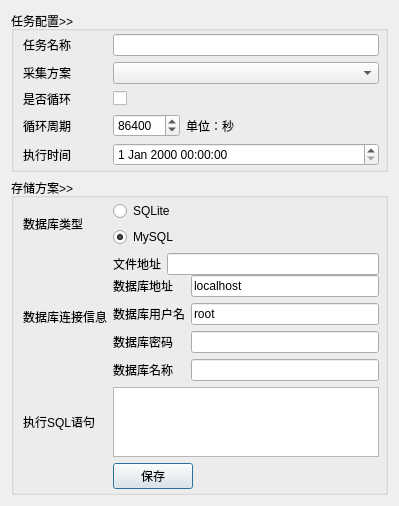
<?xml version="1.0" encoding="UTF-8"?>
<ui version="4.0">
 <class>TaskDialog</class>
 <widget class="QDialog" name="TaskDialog">
  <property name="geometry">
   <rect>
    <x>0</x>
    <y>0</y>
    <width>399</width>
    <height>457</height>
   </rect>
  </property>
  <property name="windowTitle">
   <string>Dialog</string>
  </property>
  <layout class="QVBoxLayout" name="verticalLayout">
   <item>
    <widget class="QGroupBox" name="groupBox">
     <property name="title">
      <string>任务配置&gt;&gt;</string>
     </property>
     <property name="flat">
      <bool>true</bool>
     </property>
     <layout class="QHBoxLayout" name="horizontalLayout">
      <property name="topMargin">
       <number>3</number>
      </property>
      <property name="rightMargin">
       <number>6</number>
      </property>
      <property name="bottomMargin">
       <number>3</number>
      </property>
      <item>
       <layout class="QGridLayout" name="gridLayout">
        <item row="0" column="0">
         <widget class="QLabel" name="label_2">
          <property name="sizePolicy">
           <sizepolicy hsizetype="Fixed" vsizetype="Preferred">
            <horstretch>0</horstretch>
            <verstretch>0</verstretch>
           </sizepolicy>
          </property>
          <property name="minimumSize">
           <size>
            <width>84</width>
            <height>0</height>
           </size>
          </property>
          <property name="text">
           <string>任务名称</string>
          </property>
         </widget>
        </item>
        <item row="0" column="1" colspan="2">
         <widget class="QLineEdit" name="taskname"/>
        </item>
        <item row="1" column="0">
         <widget class="QLabel" name="label">
          <property name="text">
           <string>采集方案</string>
          </property>
         </widget>
        </item>
        <item row="1" column="1" colspan="2">
         <widget class="QComboBox" name="robotid"/>
        </item>
        <item row="2" column="0">
         <widget class="QLabel" name="label_3">
          <property name="text">
           <string>是否循环</string>
          </property>
         </widget>
        </item>
        <item row="2" column="1">
         <widget class="QCheckBox" name="isloop">
          <property name="text">
           <string/>
          </property>
         </widget>
        </item>
        <item row="3" column="0">
         <widget class="QLabel" name="label_4">
          <property name="text">
           <string>循环周期</string>
          </property>
         </widget>
        </item>
        <item row="4" column="0">
         <widget class="QLabel" name="label_6">
          <property name="text">
           <string>执行时间</string>
          </property>
         </widget>
        </item>
        <item row="4" column="1" colspan="2">
         <widget class="QDateTimeEdit" name="runtime"/>
        </item>
        <item row="3" column="2">
         <widget class="QLabel" name="label_5">
          <property name="text">
           <string>单位：秒</string>
          </property>
         </widget>
        </item>
        <item row="3" column="1">
         <widget class="QSpinBox" name="loopperiod">
          <property name="sizePolicy">
           <sizepolicy hsizetype="Fixed" vsizetype="Fixed">
            <horstretch>0</horstretch>
            <verstretch>0</verstretch>
           </sizepolicy>
          </property>
          <property name="minimum">
           <number>3600</number>
          </property>
          <property name="maximum">
           <number>31536000</number>
          </property>
          <property name="singleStep">
           <number>60</number>
          </property>
          <property name="value">
           <number>86400</number>
          </property>
         </widget>
        </item>
       </layout>
      </item>
     </layout>
    </widget>
   </item>
   <item>
    <widget class="QGroupBox" name="groupBox_2">
     <property name="title">
      <string>存储方案&gt;&gt;</string>
     </property>
     <property name="flat">
      <bool>true</bool>
     </property>
     <layout class="QHBoxLayout" name="horizontalLayout_2">
      <property name="topMargin">
       <number>3</number>
      </property>
      <property name="rightMargin">
       <number>6</number>
      </property>
      <property name="bottomMargin">
       <number>3</number>
      </property>
      <item>
       <layout class="QGridLayout" name="gridLayout_3">
        <item row="3" column="1">
         <widget class="QPushButton" name="taskSave">
          <property name="sizePolicy">
           <sizepolicy hsizetype="Fixed" vsizetype="Fixed">
            <horstretch>0</horstretch>
            <verstretch>0</verstretch>
           </sizepolicy>
          </property>
          <property name="text">
           <string>保存</string>
          </property>
         </widget>
        </item>
        <item row="2" column="1">
         <widget class="QPlainTextEdit" name="plainTextEdit">
          <property name="sizePolicy">
           <sizepolicy hsizetype="Expanding" vsizetype="Expanding">
            <horstretch>0</horstretch>
            <verstretch>0</verstretch>
           </sizepolicy>
          </property>
         </widget>
        </item>
        <item row="2" column="0">
         <widget class="QLabel" name="label_14">
          <property name="text">
           <string>执行SQL语句</string>
          </property>
         </widget>
        </item>
        <item row="1" column="1">
         <layout class="QVBoxLayout" name="verticalLayout_2">
          <property name="spacing">
           <number>0</number>
          </property>
          <item>
           <widget class="QWidget" name="sqlite_layout" native="true">
            <layout class="QGridLayout" name="gridLayout_2" rowstretch="0">
             <property name="margin">
              <number>0</number>
             </property>
             <property name="spacing">
              <number>6</number>
             </property>
             <item row="0" column="1">
              <widget class="QLineEdit" name="sqlite_dbname"/>
             </item>
             <item row="0" column="0">
              <widget class="QLabel" name="label_9">
               <property name="text">
                <string>文件地址</string>
               </property>
              </widget>
             </item>
            </layout>
           </widget>
          </item>
          <item>
           <widget class="QWidget" name="mysql_layout" native="true">
            <layout class="QGridLayout" name="gridLayout_4">
             <property name="margin">
              <number>0</number>
             </property>
             <property name="spacing">
              <number>6</number>
             </property>
             <item row="0" column="0">
              <widget class="QLabel" name="label_10">
               <property name="text">
                <string>数据库地址</string>
               </property>
              </widget>
             </item>
             <item row="0" column="1">
              <widget class="QLineEdit" name="mysql_dbhost">
               <property name="text">
                <string>localhost</string>
               </property>
              </widget>
             </item>
             <item row="1" column="0">
              <widget class="QLabel" name="label_11">
               <property name="text">
                <string>数据库用户名</string>
               </property>
              </widget>
             </item>
             <item row="2" column="0">
              <widget class="QLabel" name="label_12">
               <property name="text">
                <string>数据库密码</string>
               </property>
              </widget>
             </item>
             <item row="3" column="0">
              <widget class="QLabel" name="label_13">
               <property name="text">
                <string>数据库名称</string>
               </property>
              </widget>
             </item>
             <item row="1" column="1">
              <widget class="QLineEdit" name="mysql_dbuser">
               <property name="text">
                <string>root</string>
               </property>
              </widget>
             </item>
             <item row="2" column="1">
              <widget class="QLineEdit" name="mysql_dbpw">
               <property name="echoMode">
                <enum>QLineEdit::Password</enum>
               </property>
              </widget>
             </item>
             <item row="3" column="1">
              <widget class="QLineEdit" name="mysql_dbname"/>
             </item>
            </layout>
           </widget>
          </item>
         </layout>
        </item>
        <item row="1" column="0">
         <widget class="QLabel" name="label_8">
          <property name="text">
           <string>数据库连接信息</string>
          </property>
         </widget>
        </item>
        <item row="0" column="1">
         <layout class="QVBoxLayout" name="verticalLayout_3">
          <item>
           <widget class="QRadioButton" name="dbtype_sqlite">
            <property name="text">
             <string>SQLite</string>
            </property>
           </widget>
          </item>
          <item>
           <widget class="QRadioButton" name="dbtype_mysql">
            <property name="text">
             <string>MySQL</string>
            </property>
            <property name="checked">
             <bool>true</bool>
            </property>
           </widget>
          </item>
         </layout>
        </item>
        <item row="0" column="0">
         <widget class="QLabel" name="label_7">
          <property name="text">
           <string>数据库类型</string>
          </property>
         </widget>
        </item>
       </layout>
      </item>
     </layout>
    </widget>
   </item>
  </layout>
 </widget>
 <tabstops>
  <tabstop>taskname</tabstop>
  <tabstop>robotid</tabstop>
  <tabstop>isloop</tabstop>
  <tabstop>loopperiod</tabstop>
  <tabstop>runtime</tabstop>
 </tabstops>
 <resources/>
 <connections/>
</ui>
